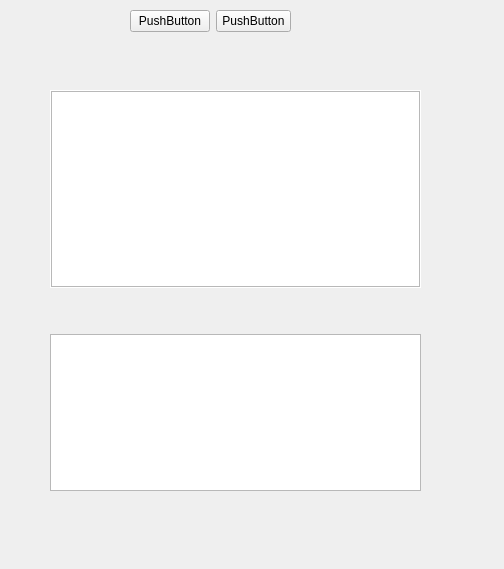
<?xml version="1.0" encoding="UTF-8"?>
<ui version="4.0">
 <class>Form</class>
 <widget class="QWidget" name="Form">
  <property name="geometry">
   <rect>
    <x>0</x>
    <y>0</y>
    <width>504</width>
    <height>569</height>
   </rect>
  </property>
  <property name="windowTitle">
   <string>Form</string>
  </property>
  <widget class="QWidget" name="verticalLayoutWidget">
   <property name="geometry">
    <rect>
     <x>50</x>
     <y>90</y>
     <width>371</width>
     <height>401</height>
    </rect>
   </property>
   <layout class="QVBoxLayout" name="verticalLayout">
    <item>
     <widget class="PlotWidget" name="graphicsView">
      <property name="autoFillBackground">
       <bool>false</bool>
      </property>
      <property name="styleSheet">
       <string notr="true">margin: 1px;</string>
      </property>
     </widget>
    </item>
    <item>
     <widget class="QListView" name="listView">
      <property name="styleSheet">
       <string notr="true">margin-top: 40px</string>
      </property>
     </widget>
    </item>
   </layout>
  </widget>
  <widget class="QWidget" name="formLayoutWidget">
   <property name="geometry">
    <rect>
     <x>130</x>
     <y>10</y>
     <width>161</width>
     <height>31</height>
    </rect>
   </property>
   <layout class="QFormLayout" name="formLayout">
    <item row="0" column="0">
     <widget class="QPushButton" name="pushButton">
      <property name="text">
       <string>PushButton</string>
      </property>
     </widget>
    </item>
    <item row="0" column="1">
     <widget class="QPushButton" name="pushButton_2">
      <property name="text">
       <string>PushButton</string>
      </property>
     </widget>
    </item>
   </layout>
  </widget>
 </widget>
 <customwidgets>
  <customwidget>
   <class>PlotWidget</class>
   <extends>QGraphicsView</extends>
   <header>pyqtgraph</header>
  </customwidget>
 </customwidgets>
 <resources/>
 <connections/>
</ui>
